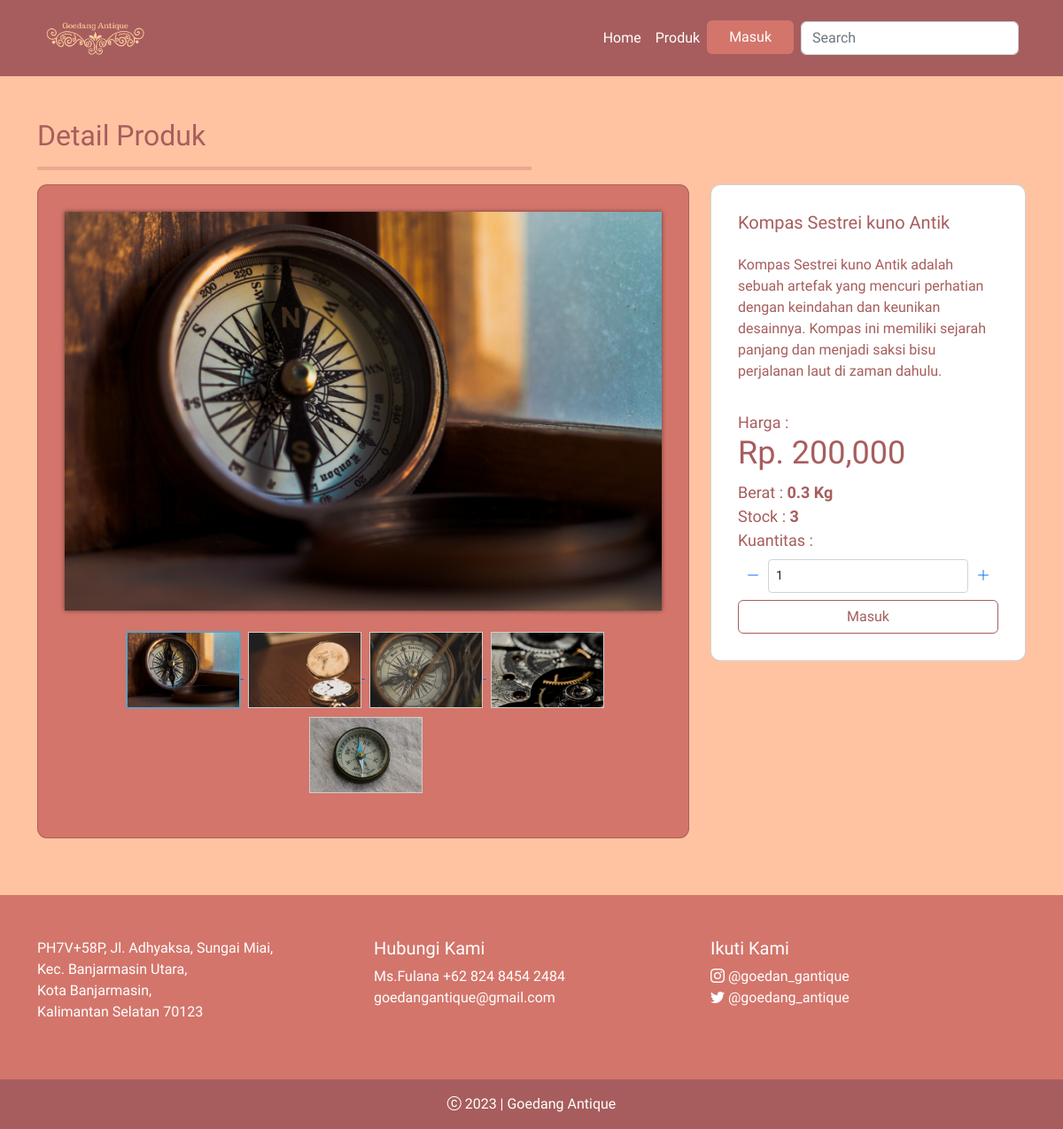
The page /details.php?products_id=1 on the database its author committed.
### tables this page shows
CREATE TABLE `product_galleries` (
  `galleries_id` int(11) NOT NULL,
  `products_id` int(11) NOT NULL,
  `photos` varchar(225) NOT NULL
);

CREATE TABLE `products` (
  `products_id` int(11) NOT NULL,
  `product_name` varchar(255) NOT NULL,
  `slug` varchar(255) NOT NULL,
  `categories_id` int(11) NOT NULL,
  `price` int(25) NOT NULL,
  `description` text NOT NULL,
  `weight` float NOT NULL,
  `stock` int(11) UNSIGNED NOT NULL
);

### details.php (the view, shortened to what this page needs)
<?php
  $products_id = $_GET['products_id'];
?>
  <?php include('layouts/header.php'); ?>
  <?php include('layouts/navbar.php'); ?>
  <main>
    <section class="detail-produk py-5" style="background-color: #FFC3A1">
      <div class="container" >
        <div class="row" data-aos="fade-right">
          <div class="col section-popular-heading">
            <h2>Detail Produk</h2>
            <hr>
          </div>
        </div>
        <div class="row" >
          <div class="col-lg-8 pl-lg-0 mb-3" data-aos="fade-up" data-aos-delay="100" >
            <div class="card card-details"  style="background-color: #D3756B">
              <div class="gallery">
                <div class="xzoom-container">
                <?php
                    $query = mysqli_query($config, "SELECT * FROM product_galleries WHERE products_id='$products_id' LIMIT 1");
                    while ($data = mysqli_fetch_array($query)) {
                  ?>
                  <img
                    class="xzoom img-fluid"
                    id="xzoom-default"
                    src="images/products/<?= $data['photos']; ?>"
                    xoriginal="images/products/<?= $data['photos']; ?>"
                  />
                  <?php
                    }
                  ?>
                  <div class="xzoom-thumbs justify-content-center mt-4">
                  <?php
                    $query = mysqli_query($config, "SELECT * FROM product_galleries WHERE products_id='$products_id'");
                    while ($data = mysqli_fetch_array($query)) {
                  ?>
                    <a href="images/products/<?= $data['photos']; ?>">
                      <img
                        class="xzoom-gallery"
                        width="128"
                        src="images/products/<?= $data['photos']; ?>"
                        xpreview="images/products/<?= $data['photos']; ?>"
                      />
                    </a>
                    <?php
                    }
                  ?>
                  </div>
                </div>
              </div>
            </div>
          </div>
          <div class="col-lg-4" data-aos="fade-up" data-aos-delay="200">
            <div class="card card-details card-right">
              <?php
                $query = mysqli_query($config, "SELECT * FROM products WHERE products_id='$products_id'");
                while ($data = mysqli_fetch_array($query)) {
              ?>
                <h2><?= $data['product_name']; ?></h2>
                <p><?= $data['description']; ?></p>
                <span>Harga :</span>
                <h1>Rp. <?= number_format($data['price']); ?></h1>
                <span>Berat : <b><?= $data['weight']; ?> Kg</b></span>
                <span>Stock : <b><?= $data['stock']; ?></b></span>
                <span>Kuantitas : </span>
                <form action="" method="POST">
                  <div class="d-flex flex-row py-2" style="margin: auto;">
                    <button class="btn btn-link px-2"  type="button"
                      onclick="this.parentNode.querySelector('input[type=number]').stepDown()">
                      <i class="bi bi-dash-lg"></i>
                    </button>
                    <input id="form1" min="1" max="<?= $data['stock']; ?>" name="quantity" value="1" type="number"
                      class="form-control form-control-sm" style="width: 100%;" />
                    <button class="btn btn-link px-2" type="button"
                      onclick="this.parentNode.querySelector('input[type=number]').stepUp()">
                      <i class="bi bi-plus-lg"></i>
                    </button>
                  </div>
                    <?php
                      if(isset($_SESSION["login"])) {
                        if($data['stock'] <= 0){
                    ?>
                            <div class="d-grid gap-2">
                              <button class="btn btn-opurple"  type="button">Habis</button>
                            </div>
                    <?php
                        } else { ?>
                          <div class="d-grid gap-2">
                              <button class="btn btn-spurple" name="addChart" type="submit"><i class="bi bi-cart-plus"></i> Masukkan Keranjang</button>
                            </div>
                       <?php }
                      } else { ?>
                      <div class="d-grid gap-2">
                        <a href="login.php" class="btn btn-opurple" ></i> Masuk</a>
                      </div>
                    <?php } ?>
                </form>
              <?php } ?>
            </div>
          </div>
        </div>
      </div>
    </section>
  </main>
  <footer class="section-footer " style="background-color: #D3756B">
    <div class="container pt-5 pb-5" >
      <div class="row justify-content-center">
        <div class="col-12">
          <div class="row">
            <div class="col-12">
              <div class="row">
                <div class="col-12 col-lg-4">
                  <ul class="list-unstyled">
                    <li>PH7V+58P, Jl. Adhyaksa, Sungai Miai,</li>
                    <li>Kec. Banjarmasin Utara, </li>
                    <li>Kota Banjarmasin, </li>
                    <li>Kalimantan Selatan 70123</li>
                  </ul>
                </div>
                <div class="col-12 col-lg-4">
                  <h5>Hubungi Kami</h5>
                  <ul class="list-unstyled">
                    <li>Ms.Fulana +62 824 8454 2484</li>
                    <li>goedangantique@gmail.com</li>
                  </ul>
                </div>
                <div class="col-12 col-lg-4">
                  <h5>Ikuti Kami</h5>
                  <ul class="list-unstyled">
                    <li><a href="#"><i class="bi bi-instagram"></i> @goedan_gantique</a></li>
                    <li><a href="#"><i class="bi bi-twitter"></i> @goedang_antique</a></li>
                  </ul>
                </div>
              </div>
            </div>
          </div>
        </div>
      </div>
    </div>
    <div class="container-fluid" style="background-color: #A75D5D;">
      <div
        class="row justify-content-center align-items-center py-3 "
      >
        <div class="col-auto text-gray-500 font-weight-light">
          <i class="bi bi-c-circle"></i> 2023 | Goedang Antique
        </div>
      </div>
    </div>
  </footer>
</body>
</html>

### asset/css/main.css (style rules this page uses)
body { background-color: #fff; font-family: "Assistant", sans-serif; color: #071c4d; }
.detail-produk .section-popular-heading { color: #a75d5d; }
.detail-produk .section-popular-heading hr { width: 50%; border: 2px solid #a75d5d; }
.section-footer { color: white; }
.section-footer a { color: white; text-decoration: none; }
.detail-produk .card-details { padding: 30px; border-radius: 11px; color: #a75d5d; }
.detail-produk .card-details h1 { font-size: 36px; }
.detail-produk .card-details h2 { font-size: 20px; }
.detail-produk .card-details span { font-size: 18px; }
.detail-produk .card-details .btn-opurple { background-color: white; border: 1px solid #a75d5d; color: #a75d5d; }

### rows shown on the page
product_galleries: photos (picture)
product_galleries: photos (picture)
product_galleries: photos (picture)
product_galleries: photos (picture)
product_galleries: photos (picture)
products: product_name "Kompas Sestrei kuno Antik", description "Kompas Sestrei kuno Antik adalah sebuah artefak yang mencuri perhatian dengan keindahan dan keunikan desainnya. Kompas ini memiliki sejarah panjang dan menjadi saksi bisu perjalanan laut di zaman dahulu.", price "200,000", weight "0.3", stock "3"
